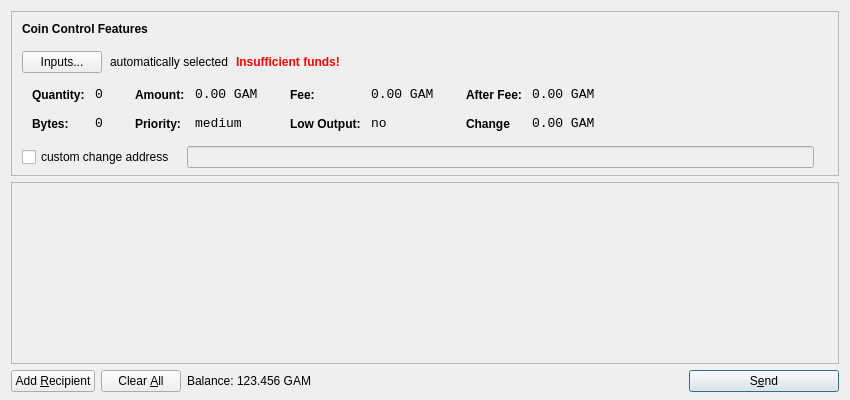
<?xml version="1.0" encoding="UTF-8"?>
<ui version="4.0">
 <class>SendCoinsDialog</class>
 <widget class="QDialog" name="SendCoinsDialog">
  <property name="geometry">
   <rect>
    <x>0</x>
    <y>0</y>
    <width>850</width>
    <height>400</height>
   </rect>
  </property>
  <property name="windowTitle">
   <string>Send Coins</string>
  </property>
  <layout class="QVBoxLayout" name="verticalLayout" stretch="0,1,0">
   <property name="bottomMargin">
    <number>8</number>
   </property>
   <item>
    <widget class="QFrame" name="frameCoinControl">
     <property name="sizePolicy">
      <sizepolicy hsizetype="Expanding" vsizetype="Expanding">
       <horstretch>0</horstretch>
       <verstretch>0</verstretch>
      </sizepolicy>
     </property>
     <property name="maximumSize">
      <size>
       <width>16777215</width>
       <height>16777215</height>
      </size>
     </property>
     <property name="frameShape">
      <enum>QFrame::StyledPanel</enum>
     </property>
     <property name="frameShadow">
      <enum>QFrame::Sunken</enum>
     </property>
     <layout class="QVBoxLayout" name="verticalLayoutCoinControl2">
      <property name="spacing">
       <number>-1</number>
      </property>
      <property name="leftMargin">
       <number>0</number>
      </property>
      <property name="topMargin">
       <number>0</number>
      </property>
      <property name="rightMargin">
       <number>0</number>
      </property>
      <property name="bottomMargin">
       <number>6</number>
      </property>
      <item>
       <layout class="QVBoxLayout" name="verticalLayoutCoinControl" stretch="0,0,0,0,1">
        <property name="spacing">
         <number>0</number>
        </property>
        <property name="leftMargin">
         <number>10</number>
        </property>
        <property name="topMargin">
         <number>10</number>
        </property>
        <item>
         <layout class="QHBoxLayout" name="horizontalLayoutCoinControl1">
          <property name="bottomMargin">
           <number>15</number>
          </property>
          <item>
           <widget class="QLabel" name="labelCoinControlFeatures">
            <property name="sizePolicy">
             <sizepolicy hsizetype="Preferred" vsizetype="Maximum">
              <horstretch>0</horstretch>
              <verstretch>0</verstretch>
             </sizepolicy>
            </property>
            <property name="font">
             <font>
              <weight>75</weight>
              <bold>true</bold>
             </font>
            </property>
            <property name="styleSheet">
             <string notr="true">font-weight:bold;</string>
            </property>
            <property name="text">
             <string>Coin Control Features</string>
            </property>
           </widget>
          </item>
         </layout>
        </item>
        <item>
         <layout class="QHBoxLayout" name="horizontalLayoutCoinControl2" stretch="0,0,0,0">
          <property name="spacing">
           <number>8</number>
          </property>
          <property name="bottomMargin">
           <number>10</number>
          </property>
          <item>
           <widget class="QPushButton" name="pushButtonCoinControl">
            <property name="styleSheet">
             <string notr="true"/>
            </property>
            <property name="text">
             <string>Inputs...</string>
            </property>
           </widget>
          </item>
          <item>
           <widget class="QLabel" name="labelCoinControlAutomaticallySelected">
            <property name="text">
             <string>automatically selected</string>
            </property>
            <property name="margin">
             <number>5</number>
            </property>
           </widget>
          </item>
          <item>
           <widget class="QLabel" name="labelCoinControlInsuffFunds">
            <property name="font">
             <font>
              <weight>75</weight>
              <bold>true</bold>
             </font>
            </property>
            <property name="styleSheet">
             <string notr="true">color:red;font-weight:bold;</string>
            </property>
            <property name="text">
             <string>Insufficient funds!</string>
            </property>
            <property name="margin">
             <number>5</number>
            </property>
           </widget>
          </item>
          <item>
           <spacer name="horizontalSpacerCoinControl">
            <property name="orientation">
             <enum>Qt::Horizontal</enum>
            </property>
            <property name="sizeHint" stdset="0">
             <size>
              <width>40</width>
              <height>1</height>
             </size>
            </property>
           </spacer>
          </item>
         </layout>
        </item>
        <item>
         <widget class="QWidget" name="widgetCoinControl" native="true">
          <property name="sizePolicy">
           <sizepolicy hsizetype="Preferred" vsizetype="Preferred">
            <horstretch>0</horstretch>
            <verstretch>0</verstretch>
           </sizepolicy>
          </property>
          <property name="minimumSize">
           <size>
            <width>0</width>
            <height>0</height>
           </size>
          </property>
          <property name="styleSheet">
           <string notr="true"/>
          </property>
          <layout class="QHBoxLayout" name="horizontalLayoutCoinControl5">
           <property name="margin">
            <number>0</number>
           </property>
           <item>
            <layout class="QHBoxLayout" name="horizontalLayoutCoinControl3" stretch="0,0,0,1">
             <property name="spacing">
              <number>20</number>
             </property>
             <property name="topMargin">
              <number>0</number>
             </property>
             <property name="bottomMargin">
              <number>10</number>
             </property>
             <item>
              <layout class="QFormLayout" name="formLayoutCoinControl1">
               <property name="horizontalSpacing">
                <number>10</number>
               </property>
               <property name="verticalSpacing">
                <number>14</number>
               </property>
               <property name="leftMargin">
                <number>10</number>
               </property>
               <property name="topMargin">
                <number>4</number>
               </property>
               <property name="rightMargin">
                <number>6</number>
               </property>
               <item row="0" column="0">
                <widget class="QLabel" name="labelCoinControlQuantityText">
                 <property name="styleSheet">
                  <string notr="true">font-weight:bold;</string>
                 </property>
                 <property name="text">
                  <string>Quantity:</string>
                 </property>
                 <property name="margin">
                  <number>0</number>
                 </property>
                </widget>
               </item>
               <item row="0" column="1">
                <widget class="QLabel" name="labelCoinControlQuantity">
                 <property name="font">
                  <font>
                   <family>Monospace</family>
                   <pointsize>10</pointsize>
                  </font>
                 </property>
                 <property name="cursor">
                  <cursorShape>IBeamCursor</cursorShape>
                 </property>
                 <property name="contextMenuPolicy">
                  <enum>Qt::ActionsContextMenu</enum>
                 </property>
                 <property name="text">
                  <string>0</string>
                 </property>
                 <property name="margin">
                  <number>0</number>
                 </property>
                 <property name="textInteractionFlags">
                  <set>Qt::LinksAccessibleByMouse|Qt::TextSelectableByKeyboard|Qt::TextSelectableByMouse</set>
                 </property>
                </widget>
               </item>
               <item row="1" column="0">
                <widget class="QLabel" name="labelCoinControlBytesText">
                 <property name="styleSheet">
                  <string notr="true">font-weight:bold;</string>
                 </property>
                 <property name="text">
                  <string>Bytes:</string>
                 </property>
                </widget>
               </item>
               <item row="1" column="1">
                <widget class="QLabel" name="labelCoinControlBytes">
                 <property name="font">
                  <font>
                   <family>Monospace</family>
                   <pointsize>10</pointsize>
                  </font>
                 </property>
                 <property name="cursor">
                  <cursorShape>IBeamCursor</cursorShape>
                 </property>
                 <property name="contextMenuPolicy">
                  <enum>Qt::ActionsContextMenu</enum>
                 </property>
                 <property name="text">
                  <string>0</string>
                 </property>
                 <property name="textInteractionFlags">
                  <set>Qt::LinksAccessibleByMouse|Qt::TextSelectableByKeyboard|Qt::TextSelectableByMouse</set>
                 </property>
                </widget>
               </item>
              </layout>
             </item>
             <item>
              <layout class="QFormLayout" name="formLayoutCoinControl2">
               <property name="horizontalSpacing">
                <number>10</number>
               </property>
               <property name="verticalSpacing">
                <number>14</number>
               </property>
               <property name="leftMargin">
                <number>6</number>
               </property>
               <property name="topMargin">
                <number>4</number>
               </property>
               <property name="rightMargin">
                <number>6</number>
               </property>
               <item row="0" column="0">
                <widget class="QLabel" name="labelCoinControlAmountText">
                 <property name="styleSheet">
                  <string notr="true">font-weight:bold;</string>
                 </property>
                 <property name="text">
                  <string>Amount:</string>
                 </property>
                 <property name="margin">
                  <number>0</number>
                 </property>
                </widget>
               </item>
               <item row="0" column="1">
                <widget class="QLabel" name="labelCoinControlAmount">
                 <property name="font">
                  <font>
                   <family>Monospace</family>
                   <pointsize>10</pointsize>
                  </font>
                 </property>
                 <property name="cursor">
                  <cursorShape>IBeamCursor</cursorShape>
                 </property>
                 <property name="contextMenuPolicy">
                  <enum>Qt::ActionsContextMenu</enum>
                 </property>
                 <property name="text">
                  <string>0.00 GAM</string>
                 </property>
                 <property name="textInteractionFlags">
                  <set>Qt::LinksAccessibleByMouse|Qt::TextSelectableByKeyboard|Qt::TextSelectableByMouse</set>
                 </property>
                </widget>
               </item>
               <item row="1" column="0">
                <widget class="QLabel" name="labelCoinControlPriorityText">
                 <property name="styleSheet">
                  <string notr="true">font-weight:bold;</string>
                 </property>
                 <property name="text">
                  <string>Priority:</string>
                 </property>
                </widget>
               </item>
               <item row="1" column="1">
                <widget class="QLabel" name="labelCoinControlPriority">
                 <property name="font">
                  <font>
                   <family>Monospace</family>
                   <pointsize>10</pointsize>
                  </font>
                 </property>
                 <property name="cursor">
                  <cursorShape>IBeamCursor</cursorShape>
                 </property>
                 <property name="contextMenuPolicy">
                  <enum>Qt::ActionsContextMenu</enum>
                 </property>
                 <property name="text">
                  <string>medium</string>
                 </property>
                 <property name="textInteractionFlags">
                  <set>Qt::LinksAccessibleByMouse|Qt::TextSelectableByKeyboard|Qt::TextSelectableByMouse</set>
                 </property>
                </widget>
               </item>
              </layout>
             </item>
             <item>
              <layout class="QFormLayout" name="formLayoutCoinControl3">
               <property name="horizontalSpacing">
                <number>10</number>
               </property>
               <property name="verticalSpacing">
                <number>14</number>
               </property>
               <property name="leftMargin">
                <number>6</number>
               </property>
               <property name="topMargin">
                <number>4</number>
               </property>
               <property name="rightMargin">
                <number>6</number>
               </property>
               <item row="0" column="0">
                <widget class="QLabel" name="labelCoinControlFeeText">
                 <property name="styleSheet">
                  <string notr="true">font-weight:bold;</string>
                 </property>
                 <property name="text">
                  <string>Fee:</string>
                 </property>
                 <property name="margin">
                  <number>0</number>
                 </property>
                </widget>
               </item>
               <item row="0" column="1">
                <widget class="QLabel" name="labelCoinControlFee">
                 <property name="font">
                  <font>
                   <family>Monospace</family>
                   <pointsize>10</pointsize>
                  </font>
                 </property>
                 <property name="cursor">
                  <cursorShape>IBeamCursor</cursorShape>
                 </property>
                 <property name="contextMenuPolicy">
                  <enum>Qt::ActionsContextMenu</enum>
                 </property>
                 <property name="text">
                  <string>0.00 GAM</string>
                 </property>
                 <property name="textInteractionFlags">
                  <set>Qt::LinksAccessibleByMouse|Qt::TextSelectableByKeyboard|Qt::TextSelectableByMouse</set>
                 </property>
                </widget>
               </item>
               <item row="1" column="0">
                <widget class="QLabel" name="labelCoinControlLowOutputText">
                 <property name="styleSheet">
                  <string notr="true">font-weight:bold;</string>
                 </property>
                 <property name="text">
                  <string>Low Output:</string>
                 </property>
                </widget>
               </item>
               <item row="1" column="1">
                <widget class="QLabel" name="labelCoinControlLowOutput">
                 <property name="font">
                  <font>
                   <family>Monospace</family>
                   <pointsize>10</pointsize>
                  </font>
                 </property>
                 <property name="cursor">
                  <cursorShape>IBeamCursor</cursorShape>
                 </property>
                 <property name="contextMenuPolicy">
                  <enum>Qt::ActionsContextMenu</enum>
                 </property>
                 <property name="text">
                  <string>no</string>
                 </property>
                 <property name="textInteractionFlags">
                  <set>Qt::LinksAccessibleByMouse|Qt::TextSelectableByKeyboard|Qt::TextSelectableByMouse</set>
                 </property>
                </widget>
               </item>
              </layout>
             </item>
             <item>
              <layout class="QFormLayout" name="formLayoutCoinControl4">
               <property name="horizontalSpacing">
                <number>10</number>
               </property>
               <property name="verticalSpacing">
                <number>14</number>
               </property>
               <property name="leftMargin">
                <number>6</number>
               </property>
               <property name="topMargin">
                <number>4</number>
               </property>
               <property name="rightMargin">
                <number>6</number>
               </property>
               <item row="0" column="0">
                <widget class="QLabel" name="labelCoinControlAfterFeeText">
                 <property name="styleSheet">
                  <string notr="true">font-weight:bold;</string>
                 </property>
                 <property name="text">
                  <string>After Fee:</string>
                 </property>
                 <property name="margin">
                  <number>0</number>
                 </property>
                </widget>
               </item>
               <item row="0" column="1">
                <widget class="QLabel" name="labelCoinControlAfterFee">
                 <property name="font">
                  <font>
                   <family>Monospace</family>
                   <pointsize>10</pointsize>
                  </font>
                 </property>
                 <property name="cursor">
                  <cursorShape>IBeamCursor</cursorShape>
                 </property>
                 <property name="contextMenuPolicy">
                  <enum>Qt::ActionsContextMenu</enum>
                 </property>
                 <property name="text">
                  <string>0.00 GAM</string>
                 </property>
                 <property name="textInteractionFlags">
                  <set>Qt::LinksAccessibleByMouse|Qt::TextSelectableByKeyboard|Qt::TextSelectableByMouse</set>
                 </property>
                </widget>
               </item>
               <item row="1" column="0">
                <widget class="QLabel" name="labelCoinControlChangeText">
                 <property name="styleSheet">
                  <string notr="true">font-weight:bold;</string>
                 </property>
                 <property name="text">
                  <string>Change</string>
                 </property>
                </widget>
               </item>
               <item row="1" column="1">
                <widget class="QLabel" name="labelCoinControlChange">
                 <property name="font">
                  <font>
                   <family>Monospace</family>
                   <pointsize>10</pointsize>
                  </font>
                 </property>
                 <property name="cursor">
                  <cursorShape>IBeamCursor</cursorShape>
                 </property>
                 <property name="contextMenuPolicy">
                  <enum>Qt::ActionsContextMenu</enum>
                 </property>
                 <property name="text">
                  <string>0.00 GAM</string>
                 </property>
                 <property name="textInteractionFlags">
                  <set>Qt::LinksAccessibleByMouse|Qt::TextSelectableByKeyboard|Qt::TextSelectableByMouse</set>
                 </property>
                </widget>
               </item>
              </layout>
             </item>
            </layout>
           </item>
          </layout>
         </widget>
        </item>
        <item>
         <layout class="QHBoxLayout" name="horizontalLayoutCoinControl4" stretch="0,0,0">
          <property name="spacing">
           <number>12</number>
          </property>
          <property name="sizeConstraint">
           <enum>QLayout::SetDefaultConstraint</enum>
          </property>
          <property name="topMargin">
           <number>5</number>
          </property>
          <property name="rightMargin">
           <number>5</number>
          </property>
          <item>
           <widget class="QCheckBox" name="checkBoxCoinControlChange">
            <property name="text">
             <string>custom change address</string>
            </property>
           </widget>
          </item>
          <item>
           <widget class="QLineEdit" name="lineEditCoinControlChange">
            <property name="enabled">
             <bool>false</bool>
            </property>
            <property name="sizePolicy">
             <sizepolicy hsizetype="Expanding" vsizetype="Fixed">
              <horstretch>0</horstretch>
              <verstretch>0</verstretch>
             </sizepolicy>
            </property>
           </widget>
          </item>
          <item>
           <widget class="QLabel" name="labelCoinControlChangeLabel">
            <property name="sizePolicy">
             <sizepolicy hsizetype="Preferred" vsizetype="Expanding">
              <horstretch>0</horstretch>
              <verstretch>0</verstretch>
             </sizepolicy>
            </property>
            <property name="minimumSize">
             <size>
              <width>0</width>
              <height>0</height>
             </size>
            </property>
            <property name="text">
             <string/>
            </property>
            <property name="margin">
             <number>3</number>
            </property>
           </widget>
          </item>
         </layout>
        </item>
        <item>
         <spacer name="verticalSpacerCoinControl">
          <property name="orientation">
           <enum>Qt::Vertical</enum>
          </property>
          <property name="sizeHint" stdset="0">
           <size>
            <width>800</width>
            <height>1</height>
           </size>
          </property>
         </spacer>
        </item>
       </layout>
      </item>
     </layout>
    </widget>
   </item>
   <item>
    <widget class="QScrollArea" name="scrollArea">
     <property name="widgetResizable">
      <bool>true</bool>
     </property>
     <widget class="QWidget" name="scrollAreaWidgetContents">
      <property name="geometry">
       <rect>
        <x>0</x>
        <y>0</y>
        <width>830</width>
        <height>165</height>
       </rect>
      </property>
      <layout class="QVBoxLayout" name="verticalLayout_2">
       <property name="margin">
        <number>0</number>
       </property>
       <item>
        <layout class="QVBoxLayout" name="entries">
         <property name="spacing">
          <number>6</number>
         </property>
        </layout>
       </item>
       <item>
        <spacer name="verticalSpacer">
         <property name="orientation">
          <enum>Qt::Vertical</enum>
         </property>
         <property name="sizeHint" stdset="0">
          <size>
           <width>20</width>
           <height>40</height>
          </size>
         </property>
        </spacer>
       </item>
      </layout>
     </widget>
    </widget>
   </item>
   <item>
    <layout class="QHBoxLayout" name="horizontalLayout">
     <item>
      <widget class="QPushButton" name="addButton">
       <property name="toolTip">
        <string>Send to multiple recipients at once</string>
       </property>
       <property name="text">
        <string>Add &amp;Recipient</string>
       </property>
       <property name="icon">
        <iconset resource="../bitcoin.qrc">
         <normaloff>:/icons/add</normaloff>:/icons/add</iconset>
       </property>
       <property name="autoDefault">
        <bool>false</bool>
       </property>
      </widget>
     </item>
     <item>
      <widget class="QPushButton" name="clearButton">
       <property name="sizePolicy">
        <sizepolicy hsizetype="Minimum" vsizetype="Fixed">
         <horstretch>0</horstretch>
         <verstretch>0</verstretch>
        </sizepolicy>
       </property>
       <property name="toolTip">
        <string>Remove all transaction fields</string>
       </property>
       <property name="text">
        <string>Clear &amp;All</string>
       </property>
       <property name="icon">
        <iconset resource="../bitcoin.qrc">
         <normaloff>:/icons/remove</normaloff>:/icons/remove</iconset>
       </property>
       <property name="autoRepeatDelay">
        <number>300</number>
       </property>
       <property name="autoDefault">
        <bool>false</bool>
       </property>
      </widget>
     </item>
     <item>
      <layout class="QHBoxLayout" name="horizontalLayout_2">
       <property name="spacing">
        <number>3</number>
       </property>
       <item>
        <widget class="QLabel" name="label">
         <property name="sizePolicy">
          <sizepolicy hsizetype="Preferred" vsizetype="Fixed">
           <horstretch>0</horstretch>
           <verstretch>0</verstretch>
          </sizepolicy>
         </property>
         <property name="text">
          <string>Balance:</string>
         </property>
        </widget>
       </item>
       <item>
        <widget class="QLabel" name="labelBalance">
         <property name="sizePolicy">
          <sizepolicy hsizetype="Preferred" vsizetype="Fixed">
           <horstretch>0</horstretch>
           <verstretch>0</verstretch>
          </sizepolicy>
         </property>
         <property name="cursor">
          <cursorShape>IBeamCursor</cursorShape>
         </property>
         <property name="text">
          <string>123.456 GAM</string>
         </property>
         <property name="textInteractionFlags">
          <set>Qt::LinksAccessibleByMouse|Qt::TextSelectableByKeyboard|Qt::TextSelectableByMouse</set>
         </property>
        </widget>
       </item>
      </layout>
     </item>
     <item>
      <spacer name="horizontalSpacer">
       <property name="orientation">
        <enum>Qt::Horizontal</enum>
       </property>
       <property name="sizeHint" stdset="0">
        <size>
         <width>40</width>
         <height>20</height>
        </size>
       </property>
      </spacer>
     </item>
     <item>
      <widget class="QPushButton" name="sendButton">
       <property name="minimumSize">
        <size>
         <width>150</width>
         <height>0</height>
        </size>
       </property>
       <property name="toolTip">
        <string>Confirm the send action</string>
       </property>
       <property name="text">
        <string>S&amp;end</string>
       </property>
       <property name="icon">
        <iconset resource="../bitcoin.qrc">
         <normaloff>:/icons/send</normaloff>:/icons/send</iconset>
       </property>
       <property name="default">
        <bool>true</bool>
       </property>
      </widget>
     </item>
    </layout>
   </item>
  </layout>
 </widget>
 <resources>
  <include location="../bitcoin.qrc"/>
 </resources>
 <connections/>
</ui>
